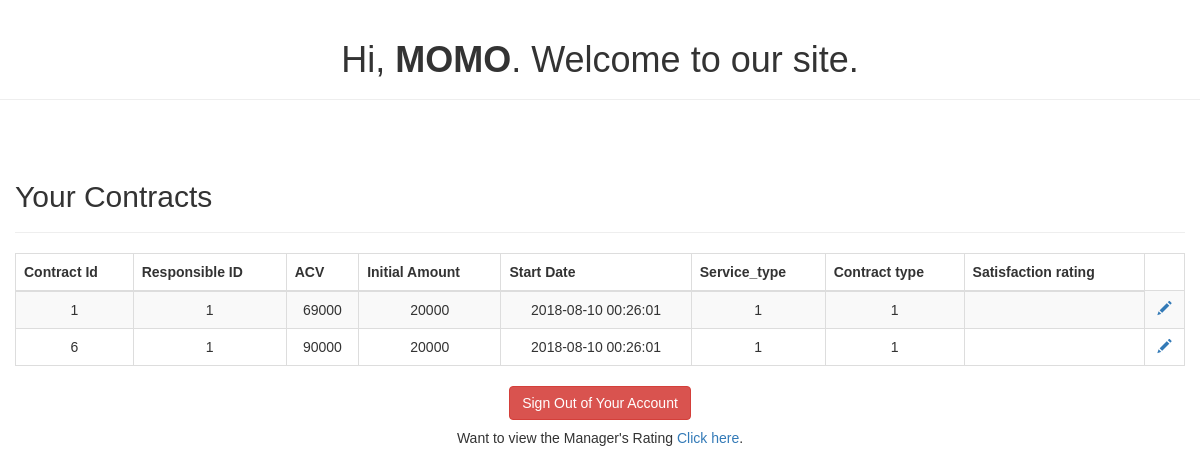
Screenshot of /Client/welcome.php (signed in) with the database file from the repository.
### tables this page shows
CREATE TABLE IF NOT EXISTS Contract (
    id INT UNSIGNED AUTO_INCREMENT, 
    client_id INT UNSIGNED,
    responsible_id INT UNSIGNED,
    acv int (10) NOT NULL,
    initial_amount DOUBLE(10, 2),   
    start_date TIMESTAMP DEFAULT CURRENT_TIMESTAMP,
    service_type INT UNSIGNED,
    contract_type INT UNSIGNED,
    sales_associate INT UNSIGNED,
	first_deliverable DATE DEFAULT '0000-00-00',
	second_deliverable DATE DEFAULT '0000-00-00',
	third_deliverable DATE DEFAULT '0000-00-00',
	line_business  INT UNSIGNED,
	client_satisfaction INT DEFAULT NULL,
	CONSTRAINT satisfaction_chk CHECK (client_satisfaction BETWEEN 1 AND 10),
    PRIMARY KEY(id),
    INDEX(client_id),
    INDEX(contract_type),
    INDEX(service_type),
    INDEX(responsible_id),
    INDEX(sales_associate),
	FOREIGN KEY(line_business) REFERENCES Line_business(id),
    FOREIGN KEY(client_id) REFERENCES Client(id),
    FOREIGN KEY(service_type) REFERENCES Service_type(id),
    FOREIGN KEY(contract_type) REFERENCES Contract_type(id),
    FOREIGN KEY(responsible_id) REFERENCES Responsible(id),
    FOREIGN KEY(sales_associate) REFERENCES SalesAssociate(id)
);

### Client/welcome.php (the view, shortened to what this page needs)
<!DOCTYPE html>
<html lang="en">
<head>
    <link rel="stylesheet" href="https://maxcdn.bootstrapcdn.com/bootstrap/3.3.7/css/bootstrap.css">
</head>
<body>
<div class="page-header">
    <h1>Hi, <b><?php echo htmlspecialchars($_SESSION['username']); ?></b>. Welcome to our site.</h1>
</div>
<div class="wrapper">
    <div class="container-fluid">
        <div class="row">
            <div class="col-md-12">
                <div class="page-header clearfix">
                    <h2 class="pull-left">Your Contracts</h2>
                </div>
                <?php
              			  require_once '../config.php';
                $sql = "SELECT id FROM account WHERE username=?";
                if($stmt = mysqli_prepare($conn, $sql)){
                    $param1 = $_SESSION['username'];
                }
                $sql = "SELECT * FROM contract WHERE client_id = ?";
                if($stmt = mysqli_prepare($conn, $sql)) {
                    mysqli_stmt_bind_param($stmt, "s", $param1);
                    if(mysqli_stmt_execute($stmt)) {
                        $result = mysqli_stmt_get_result($stmt);
                        if(mysqli_num_rows($result) > 0){
                            echo "<table class='table table-bordered table-striped'>";
                            echo "<thead>";
                            echo "<tr>";
                            echo "<th>Contract Id</th>";
                            echo "<th>Responsible ID</th>";
                            echo "<th>ACV</th>";
                            echo "<th>Initial Amount</th>";
                            echo "<th>Start Date</th>";
							echo "<th>Service_type</th>";
							echo "<th>Contract type</th>";
							echo "<th>Satisfaction rating</th>";
                            echo "</tr>";
                            echo "</thead>";
                            echo "<tbody>";
                            while($row = mysqli_fetch_array($result)){
                                echo "<tr>";
                                echo "<td>" . $row['id'] . "</td>";
                                echo "<td>" . $row['responsible_id'] . "</td>";
                                echo "<td>" . $row['acv'] . "</td>";
                                echo "<td>" . $row['initial_amount'] . "</td>";
                                echo "<td>". $row['start_date'] . "</td>";
								echo "<td>". $row['service_type'] . "</td>";
								echo "<td>". $row['contract_type'] . "</td>";
								echo "<td>". $row['client_satisfaction'] . "</td>";
                                echo "<td>";
								echo "<a href='satisfaction.php?id=". $row['id'] ."' title='Update Your satisfaction' data-toggle='tooltip'><span class='glyphicon glyphicon-pencil'></span></a>";
								echo "</tr>";
                            }
                            echo "</tbody>";
                            echo "</table>";
                        }else{
                            echo "<p class='lead'><em>No records were found.</em></p>";
                        }
                    }
                }
                ?>
            </div>
        </div>
    </div>
</div>
<p><a href=<?php echo  "logout.php" ?> class="btn btn-danger">Sign Out of Your Account</a></p>
<p>Want to view the Manager's Rating <a href="manager_rating.php">Click here</a>.</p>
</body>
</html>

### Client/welcome.php (style rules this page uses)
body { font: 14px sans-serif; text-align: center; }

### rows the page displays
contract: id "1", responsible "1", acv "69000", initial_amount "20000", start_date "2018-08-10 00:26:01", service_type "1", contract_type "1"
contract: id "6", responsible "1", acv "90000", initial_amount "20000", start_date "2018-08-10 00:26:01", service_type "1", contract_type "1"

### other values shown
$_SESSION['username'] "MOMO"
